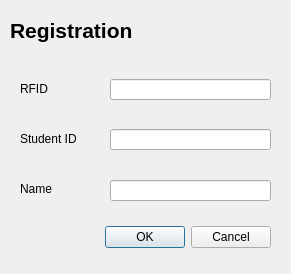
<?xml version="1.0" encoding="UTF-8"?>
<ui version="4.0">
 <class>Dialog</class>
 <widget class="QDialog" name="Dialog">
  <property name="geometry">
   <rect>
    <x>0</x>
    <y>0</y>
    <width>291</width>
    <height>274</height>
   </rect>
  </property>
  <property name="windowTitle">
   <string>Dialog</string>
  </property>
  <widget class="QDialogButtonBox" name="buttonBox">
   <property name="geometry">
    <rect>
     <x>30</x>
     <y>221</y>
     <width>241</width>
     <height>32</height>
    </rect>
   </property>
   <property name="orientation">
    <enum>Qt::Horizontal</enum>
   </property>
   <property name="standardButtons">
    <set>QDialogButtonBox::Cancel|QDialogButtonBox::Ok</set>
   </property>
  </widget>
  <widget class="QLineEdit" name="rfidEdit">
   <property name="geometry">
    <rect>
     <x>110</x>
     <y>79</y>
     <width>161</width>
     <height>21</height>
    </rect>
   </property>
  </widget>
  <widget class="QLabel" name="label">
   <property name="geometry">
    <rect>
     <x>20</x>
     <y>81</y>
     <width>64</width>
     <height>15</height>
    </rect>
   </property>
   <property name="text">
    <string>RFID</string>
   </property>
  </widget>
  <widget class="QLabel" name="label_2">
   <property name="geometry">
    <rect>
     <x>20</x>
     <y>131</y>
     <width>91</width>
     <height>16</height>
    </rect>
   </property>
   <property name="text">
    <string>Student ID</string>
   </property>
  </widget>
  <widget class="QLabel" name="label_3">
   <property name="geometry">
    <rect>
     <x>20</x>
     <y>181</y>
     <width>91</width>
     <height>16</height>
    </rect>
   </property>
   <property name="text">
    <string>Name</string>
   </property>
  </widget>
  <widget class="QLineEdit" name="sidEdit">
   <property name="geometry">
    <rect>
     <x>110</x>
     <y>129</y>
     <width>161</width>
     <height>21</height>
    </rect>
   </property>
  </widget>
  <widget class="QLineEdit" name="nameEdit">
   <property name="geometry">
    <rect>
     <x>110</x>
     <y>180</y>
     <width>161</width>
     <height>21</height>
    </rect>
   </property>
  </widget>
  <widget class="QLabel" name="label_4">
   <property name="geometry">
    <rect>
     <x>10</x>
     <y>10</y>
     <width>191</width>
     <height>41</height>
    </rect>
   </property>
   <property name="font">
    <font>
     <pointsize>16</pointsize>
     <weight>75</weight>
     <bold>true</bold>
    </font>
   </property>
   <property name="text">
    <string>Registration</string>
   </property>
  </widget>
 </widget>
 <resources/>
 <connections>
  <connection>
   <sender>buttonBox</sender>
   <signal>accepted()</signal>
   <receiver>Dialog</receiver>
   <slot>accept()</slot>
   <hints>
    <hint type="sourcelabel">
     <x>248</x>
     <y>254</y>
    </hint>
    <hint type="destinationlabel">
     <x>157</x>
     <y>274</y>
    </hint>
   </hints>
  </connection>
  <connection>
   <sender>buttonBox</sender>
   <signal>rejected()</signal>
   <receiver>Dialog</receiver>
   <slot>reject()</slot>
   <hints>
    <hint type="sourcelabel">
     <x>316</x>
     <y>260</y>
    </hint>
    <hint type="destinationlabel">
     <x>286</x>
     <y>274</y>
    </hint>
   </hints>
  </connection>
 </connections>
</ui>
